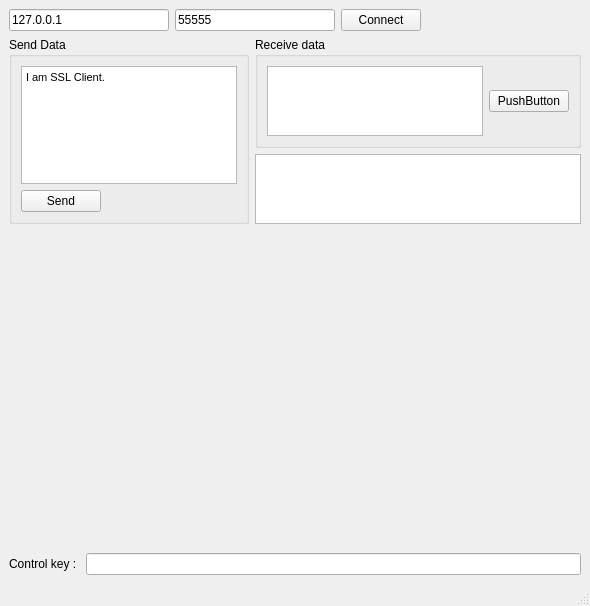
<?xml version="1.0" encoding="UTF-8"?>
<ui version="4.0">
 <class>MainWindow</class>
 <widget class="QMainWindow" name="MainWindow">
  <property name="geometry">
   <rect>
    <x>0</x>
    <y>0</y>
    <width>590</width>
    <height>606</height>
   </rect>
  </property>
  <property name="windowTitle">
   <string>MainWindow</string>
  </property>
  <widget class="QWidget" name="centralwidget">
   <layout class="QGridLayout" name="gridLayout_2">
    <item row="0" column="0">
     <layout class="QVBoxLayout" name="verticalLayout_2" stretch="1,1,11,1">
      <item>
       <layout class="QHBoxLayout" name="horizontalLayout">
        <item>
         <widget class="QLineEdit" name="ip">
          <property name="text">
           <string>127.0.0.1</string>
          </property>
         </widget>
        </item>
        <item>
         <widget class="QLineEdit" name="port">
          <property name="text">
           <string>55555</string>
          </property>
         </widget>
        </item>
        <item>
         <widget class="QPushButton" name="button_connect">
          <property name="text">
           <string>Connect</string>
          </property>
         </widget>
        </item>
        <item>
         <spacer name="horizontalSpacer">
          <property name="orientation">
           <enum>Qt::Horizontal</enum>
          </property>
          <property name="sizeHint" stdset="0">
           <size>
            <width>40</width>
            <height>20</height>
           </size>
          </property>
         </spacer>
        </item>
       </layout>
      </item>
      <item>
       <layout class="QHBoxLayout" name="horizontalLayout_3">
        <item>
         <widget class="QGroupBox" name="groupBox">
          <property name="title">
           <string>Send Data</string>
          </property>
          <layout class="QVBoxLayout" name="verticalLayout_4">
           <item>
            <layout class="QVBoxLayout" name="verticalLayout_3">
             <item>
              <widget class="QTextEdit" name="textEdit">
               <property name="html">
                <string>&lt;!DOCTYPE HTML PUBLIC &quot;-//W3C//DTD HTML 4.0//EN&quot; &quot;http://www.w3.org/TR/REC-html40/strict.dtd&quot;&gt;
&lt;html&gt;&lt;head&gt;&lt;meta name=&quot;qrichtext&quot; content=&quot;1&quot; /&gt;&lt;style type=&quot;text/css&quot;&gt;
p, li { white-space: pre-wrap; }
&lt;/style&gt;&lt;/head&gt;&lt;body style=&quot; font-family:'Ubuntu'; font-size:11pt; font-weight:400; font-style:normal;&quot;&gt;
&lt;p style=&quot; margin-top:0px; margin-bottom:0px; margin-left:0px; margin-right:0px; -qt-block-indent:0; text-indent:0px;&quot;&gt;&lt;span style=&quot; font-family:'MS Shell Dlg 2'; font-size:8.25pt;&quot;&gt;I am SSL Client.&lt;/span&gt;&lt;/p&gt;&lt;/body&gt;&lt;/html&gt;</string>
               </property>
               <property name="placeholderText">
                <string/>
               </property>
              </widget>
             </item>
             <item>
              <layout class="QHBoxLayout" name="horizontalLayout_2">
               <item>
                <widget class="QPushButton" name="button_send">
                 <property name="text">
                  <string>Send</string>
                 </property>
                </widget>
               </item>
               <item>
                <spacer name="horizontalSpacer_2">
                 <property name="orientation">
                  <enum>Qt::Horizontal</enum>
                 </property>
                 <property name="sizeHint" stdset="0">
                  <size>
                   <width>40</width>
                   <height>20</height>
                  </size>
                 </property>
                </spacer>
               </item>
              </layout>
             </item>
            </layout>
           </item>
          </layout>
         </widget>
        </item>
        <item>
         <layout class="QVBoxLayout" name="verticalLayout">
          <item>
           <widget class="QGroupBox" name="gb_receive_data">
            <property name="title">
             <string>Receive data</string>
            </property>
            <layout class="QGridLayout" name="gridLayout">
             <item row="0" column="1">
              <widget class="QPushButton" name="pushButton">
               <property name="text">
                <string>PushButton</string>
               </property>
              </widget>
             </item>
             <item row="0" column="0">
              <widget class="QTextEdit" name="edt_receive_data"/>
             </item>
            </layout>
           </widget>
          </item>
          <item>
           <widget class="QTextEdit" name="log"/>
          </item>
         </layout>
        </item>
       </layout>
      </item>
      <item>
       <widget class="QLabel" name="server_screen">
        <property name="text">
         <string/>
        </property>
       </widget>
      </item>
      <item>
       <layout class="QHBoxLayout" name="horizontalLayout_4">
        <item>
         <widget class="QLabel" name="label">
          <property name="text">
           <string>Control key : </string>
          </property>
         </widget>
        </item>
        <item>
         <widget class="QLineEdit" name="key_con"/>
        </item>
       </layout>
      </item>
     </layout>
    </item>
   </layout>
  </widget>
  <widget class="QMenuBar" name="menubar">
   <property name="geometry">
    <rect>
     <x>0</x>
     <y>0</y>
     <width>590</width>
     <height>22</height>
    </rect>
   </property>
  </widget>
  <widget class="QStatusBar" name="statusbar"/>
 </widget>
 <resources/>
 <connections/>
</ui>
